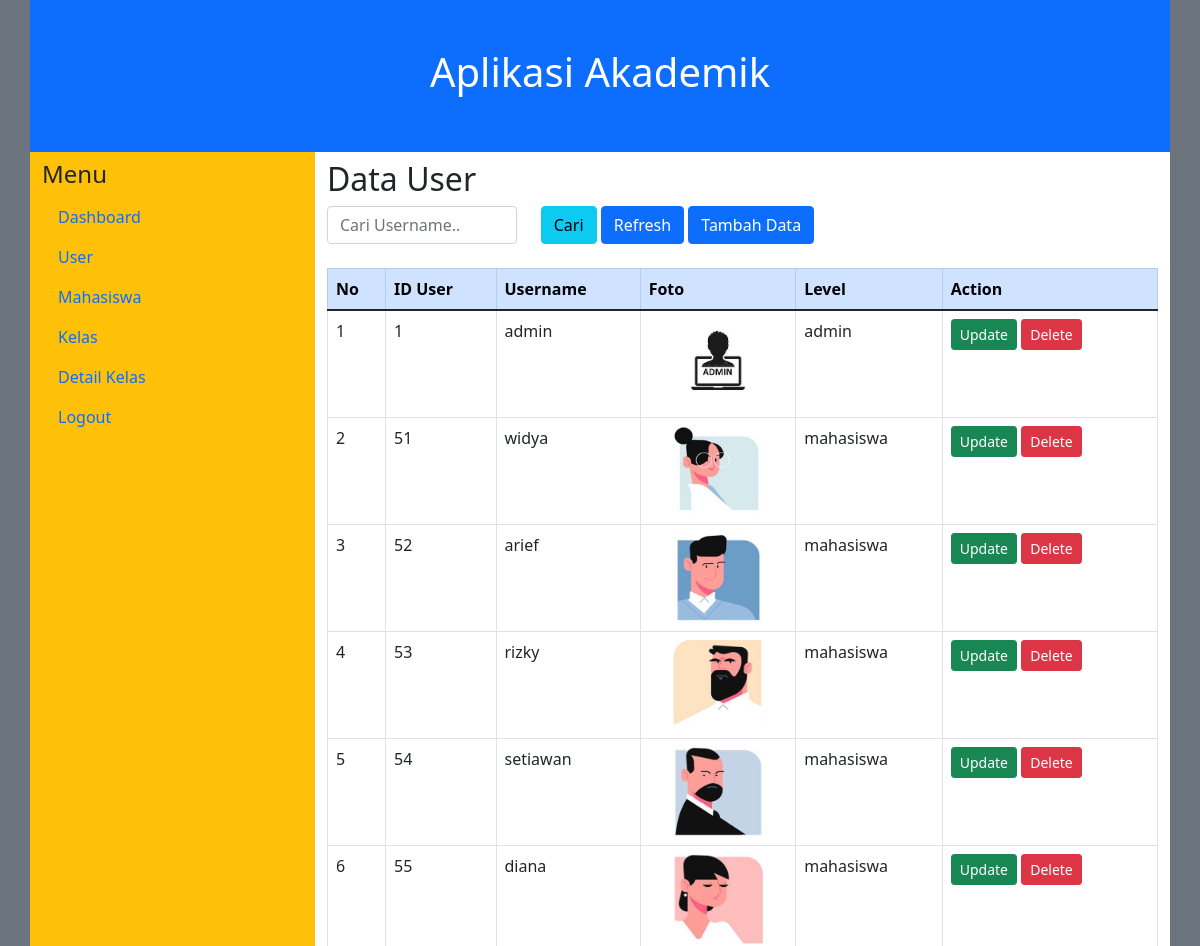
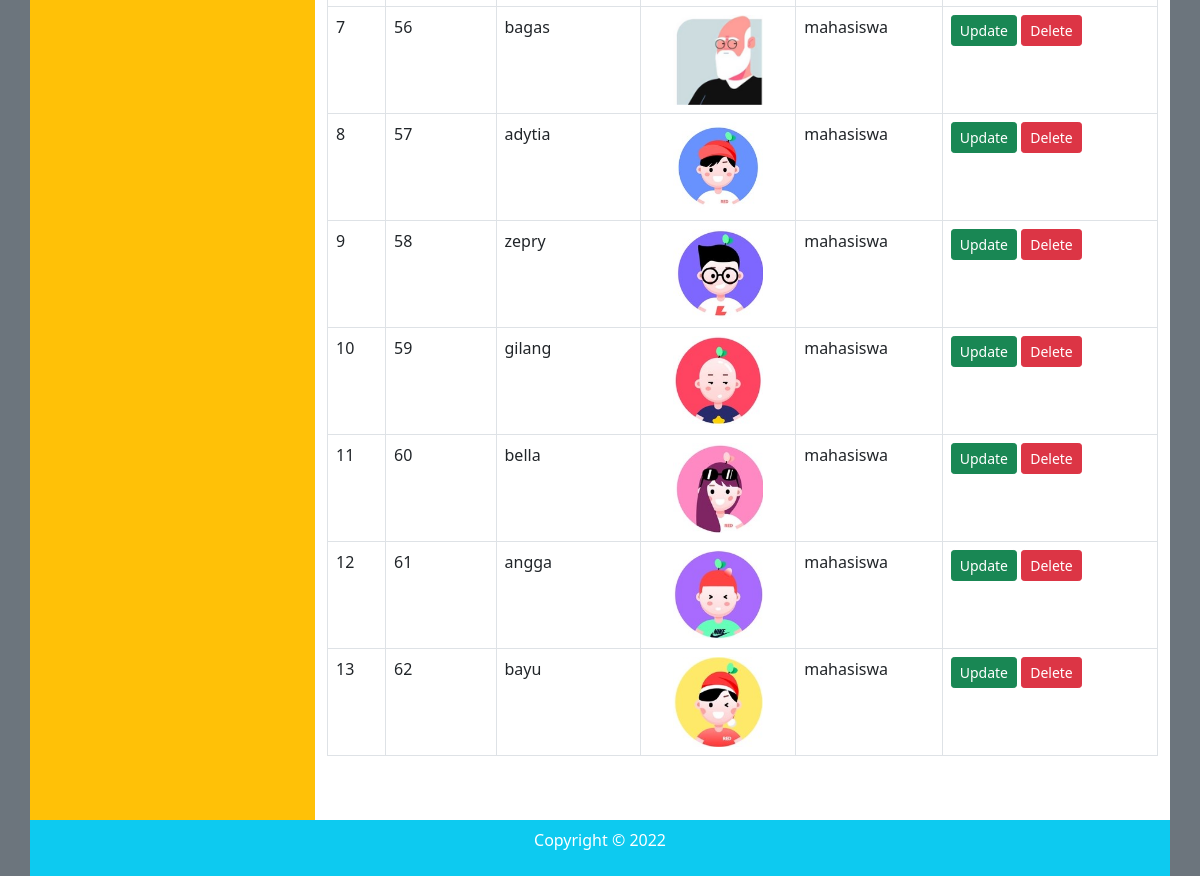
/user.php (signed in), run on the app's committed database (2 pictures, top to bottom).
### tables this page shows
CREATE TABLE IF NOT EXISTS `tbl_user` (
  `id_user` int(11) NOT NULL AUTO_INCREMENT,
  `username` varchar(20) DEFAULT NULL,
  `password` varchar(200) DEFAULT NULL,
  `foto` varchar(300) DEFAULT NULL,
  `level` enum('admin','mahasiswa') DEFAULT NULL,
  PRIMARY KEY (`id_user`)
);

### user.php (the view, shortened to what this page needs)
<?php
include "koneksi.php";
 ?>
<!doctype html>
<html lang="en">
  <head>
    <link href="css/bootstrap.min.css" rel="stylesheet">
  </head>
  <body class="bg-secondary">
    <div class="container">
      <div class="row">
        <div class="col bg-primary py-5">
          <h1 class="text-center text-white">Aplikasi Akademik</h1>
        </div>
      </div>
        <div class="row">
          <?php include "menu.php"?>
          <div class="col-md-9 bg-white">
            <h2 class="mt-2">Data User</h2>
            <form method="GET">
                <div class="row">
                    <div class="col-lg-3">
                        <div class="form-group">
                            <input type="text" name="cari" class="form-control" placeholder="Cari Username..">
                        </div>
                    </div>
                    <div class="col-md-6">
                        <button class="btn btn-info">Cari</button>
                        <a href="user.php" class="btn btn-primary">Refresh</a>
                        <a href="user-create.php" class="btn btn-primary">Tambah Data</a>
                    </div>
                </div>
            </form>
            <br>
            <div class="table-responsive mb-5">
              <table class="table table-bordered table-hover">
                <thead class="table-primary">
                  <tr>
                    <th scope="col">No</th>
                    <th scope="col">ID User</th>
                    <th scope="col">Username</th>
                    <th scope="col">Foto</th>
                    <th scope="col">Level</th>
                    <th scope="col">Action</th>
                  </tr>
                </thead>
                <tbody>
                  <?php
                  	if(isset($_GET['cari'])){
                  		$cari = $_GET['cari'];
                  		$data = "SELECT * FROM tbl_user WHERE username LIKE '%".$cari."%'";
                  	} else {
                  		$data = "SELECT * FROM tbl_user order by id_user asc";
                  	}
                  	$no = 1;
                    ?>
                    <?php
                    $result = mysqli_query($conn, $data);
                    while ($row_user = mysqli_fetch_assoc($result)){?>
                  	<tr>
                  		<td><?php echo $no++; ?></td>
                      <td><?php echo $row_user['id_user']; ?></td>
                      <td><?php echo $row_user['username']; ?></td>
                      <td align="center"><?php echo "<img src='berkas/$row_user[foto]' width='90' height='90' />";?></td>
                      <td><?php echo $row_user['level']; ?></td>
                      <td>
                        <a href="user-update.php?id=<?php echo $row_user["id_user"] ?>" class="btn btn-sm btn-success">Update</a>
                        <a href="user-delete.php?id=<?php echo $row_user["id_user"] ?>" class="btn btn-sm btn-danger" onclick="return confirm('Apakah anda yakin ingin menghapus data ini?')">Delete</a>
                      </td>
                  	</tr>
                    <?php } ?>
              </tbody>
              </table>
            </div>
          </div>
        </div>
          <div class="row">
            <div class="col bg-info py-2">
              <p class="text-center text-white">Copyright &copy;   <?php echo date ("Y") ?></p>
            </div>
          </div>
    </div>
  </body>
</html>

### menu.php (shortened to what this page needs)
<div class="col-lg-3 bg-warning">
  <h4 class="mt-2">Menu</h4>
  <ul class="nav flex-column mb-5">
    <li class="nav-item">
      <a class="nav-link" href="home.php">Dashboard</a>
    </li>
    <?php if ($_SESSION['level']['level'] == 'admin') { ?>
    <li class="nav-item">
      <a class="nav-link" href="user.php">User</a>
    </li>
    <li class="nav-item">
      <a class="nav-link" href="mhs.php">Mahasiswa</a>
    </li>
    <li class="nav-item">
      <a class="nav-link" href="kls.php">Kelas</a>
    </li>
    <li class="nav-item">
      <a class="nav-link" href="detail-kls.php">Detail Kelas</a>
    </li>
<?php } ?>
      <li class="nav-item">
        <a class="nav-link" href="logout.php">Logout</a>
      </li>
  </ul>
</div>

### data on the page
tbl_user: id_user "1", username "admin", foto (picture), level "admin"
tbl_user: id_user "51", username "widya", foto (picture), level "mahasiswa"
tbl_user: id_user "52", username "arief", foto (picture), level "mahasiswa"
tbl_user: id_user "53", username "rizky", foto (picture), level "mahasiswa"
tbl_user: id_user "54", username "setiawan", foto (picture), level "mahasiswa"
tbl_user: id_user "55", username "diana", foto (picture), level "mahasiswa"
tbl_user: id_user "56", username "bagas", foto (picture), level "mahasiswa"
tbl_user: id_user "57", username "adytia", foto (picture), level "mahasiswa"
tbl_user: id_user "58", username "zepry", foto (picture), level "mahasiswa"
tbl_user: id_user "59", username "gilang", foto (picture), level "mahasiswa"
tbl_user: id_user "60", username "bella", foto (picture), level "mahasiswa"
tbl_user: id_user "61", username "angga", foto (picture), level "mahasiswa"
tbl_user: id_user "62", username "bayu", foto (picture), level "mahasiswa"

### other printed values
date ("Y") "2022"
